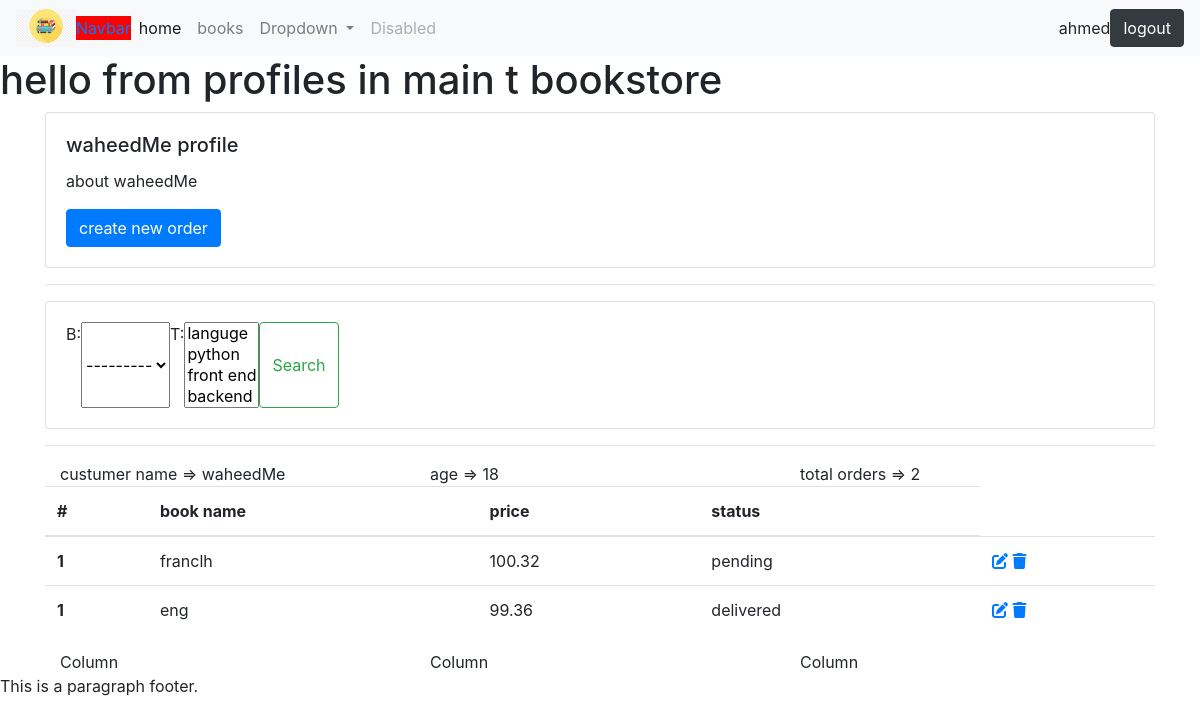
/profile/3 (signed in), run on the app's committed database.
### bookstore/models.py (models this page shows, shortened)
class Customer(models.Model):
    user=models.OneToOneField(User,null=True,on_delete=models.CASCADE)
    namee = models.CharField(max_length=50, null=True)
    age = models.CharField(max_length=15, null=True)
    data_create = models.DateTimeField(auto_now_add=True, null=True)
    avatar=models.ImageField(blank=True, default='s.png')

class order(models.Model):
    ssstatus = (
        ('pending', 'pending'),
        ('delivered', 'delivered'),
        ('in progress', 'inprograss')
    )
    cus = models.ForeignKey(Customer, null=True, on_delete=models.SET_NULL)
    b = models.ForeignKey(book, null=True, on_delete=models.SET_NULL)
    t=models.ManyToManyField(tag)
    date_created = models.DateTimeField(auto_now_add=True, null=True)
    sstatus = models.CharField(max_length=200, null=True, choices=ssstatus)

class book(models.Model):
    CCATEGORY = (
        ('commic', 'commic'),
        ('fan', 'fan'),
        ('sci', 'sci')
    )
    namee = models.CharField(max_length=30, null=True)
    price = models.FloatField(null=True)
    discrib = models.CharField(max_length=200, null=True)
    data_create = models.DateTimeField(auto_now_add=True, null=True)
    t=models.ManyToManyField(tag)
    def __str__(self):
        return self.namee

### bookstore/decorators.py (the view)
        def wrapper_fun(req,*args, **kwargs):
            group=None
            if req.user.groups.exists():
                group=req.user.groups.all()[0].name
            if group in allowgroups:
                return veiwfun(req,*args,**kwargs)
            else:
                return redirect ('/home')

### bookstore/models.py (called while the page is built)
    def __str__(self) :
        return self.nname

### bookstore/views.py (called while the page is built)
@login_required(login_url='userlogin')
@allowedUsers(['customerss'])
def profile (req,pk):
    cus=Customer.objects.get(id=pk)
    ord=cus.order_set.all()
    tord=ord.count()
    sfliter=OrderFilter(req.GET,queryset=ord)
    ord=sfliter.qs
    con={
        'cus':cus,
        'ord':ord,
        'tord':tord,
        'sfliter':sfliter,
    }
    return render(req,"main/profiles.html",con)

### bookstore/templates/main/profiles.html (shortened to what this page needs)
{%extends 'main/main.html'%}
{%block content%}
<h1>hello from profiles in main t bookstore</h1>
<div class="container">
  <div class="card" >
    <div class="card-body">
      <h5 class="card-title">{{cus.namee}} profile</h5>
      <p class="card-text">about {{cus.namee}}</p>
      <a href="{% url 'createid' cus.id %}" class="btn btn-primary">create new order</a>
    </div>
  </div>
  <hr>
  <div class="card" >
    <div class="card-body">
      <form class="d-flex" role="search">
        {{sfliter.form}}
        <button class="btn btn-outline-success" type="submit">Search</button>
      </form>
    </div>
  </div>
  <hr>
    <div class="container">
        <div class="row">
          <div class="col">
           custumer name => {{cus.namee}}
          </div>
          <div class="col">
            age => {{cus.age}}
          </div>
          <div class="col">
            total orders => {{tord}}
          </div>
        </div>
      </div>
    <table class="table">
        <thead>
          <tr>
            <th scope="col">#</th>
            <th scope="col">book name </th>
            <th scope="col">price</th>
            <th scope="col">status</th>
          </tr>
        </thead>
        <tbody>
            {% for item in ord  %}
            <tr>
                <th scope="row">1</th>
                <td>{{item.b}}</td>
                <td>{{item.b.price}}</td>
                <td>{{item.sstatus}}</td>
                <td>
                  <a href="{% url 'update' item.id %}">
                    <i class="fa-solid fa-pen-to-square"></i>
                  </a>
                  <a href="{% url 'delete' item.id %}">
                    <i class="fas fa-trash"></i>
                  </a>
                </td>
              </tr>
            {% endfor %}
        </tbody>
      </table>
<div class="container">
  <div class="row">
    <div class="col">
      Column
    </div>
    <div class="col">
      Column
    </div>
    <div class="col">
      Column
    </div>
  </div>
</div>
</div>
{%endblock%}

### bookstore/templates/main/head.html (shortened to what this page needs)
{% load static %}
<nav class="navbar navbar-expand-lg navbar-light bg-light">
  <img src="{% static '/imags/boo.png' %}" alt="" width="60">
  <a class="navvv" href="#">Navbar</a>
  <div class="collapse navbar-collapse" id="navbarSupportedContent">
    <ul class="navbar-nav mr-auto">
      <li class="nav-item active">
        <a class="nav-link" href="{% url 'home'  %}"
          >home <span class="sr-only">(current)</span></a
        >
      </li>
      <li class="nav-item">
        <a class="nav-link" href= "{% url 'about'  %}">books</a>
      </li>
      <li class="nav-item dropdown">
        <a
          class="nav-link dropdown-toggle"
          href="#"
          id="navbarDropdown"
          role="button"
          data-toggle="dropdown"
          aria-expanded="false"
        >
          Dropdown
        </a>
      </li>
      <li class="nav-item">
        <a class="nav-link disabled">Disabled</a>
      </li>
    </ul>
    {{request.user}}
    <a class="btn btn-dark" href="{% url 'logout' %}">logout</a>
  </div>
</nav>

### bookstore/static/css/style.css (style rules this page uses)
.navvv { background-color: red; }

### data on the page
Customer: namee "waheedMe", age "18"
order: b "franclh", b.price "100.32", sstatus "pending"
order: b "eng", b.price "99.36", sstatus "delivered"

### other printed values
{{ request.user }} "ahmed"
{{ tord }} "2"
